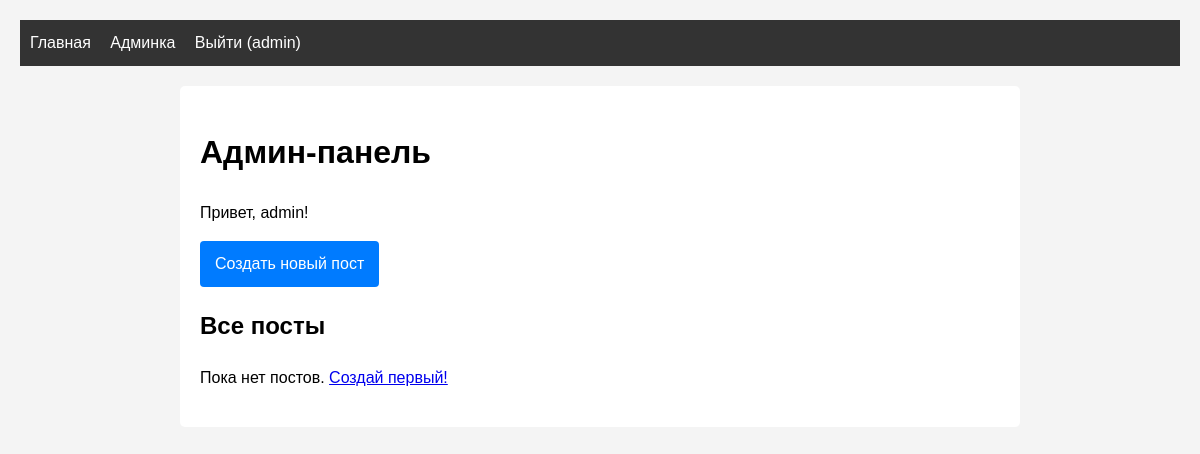
Page /admin (signed in) on the earlier database version.
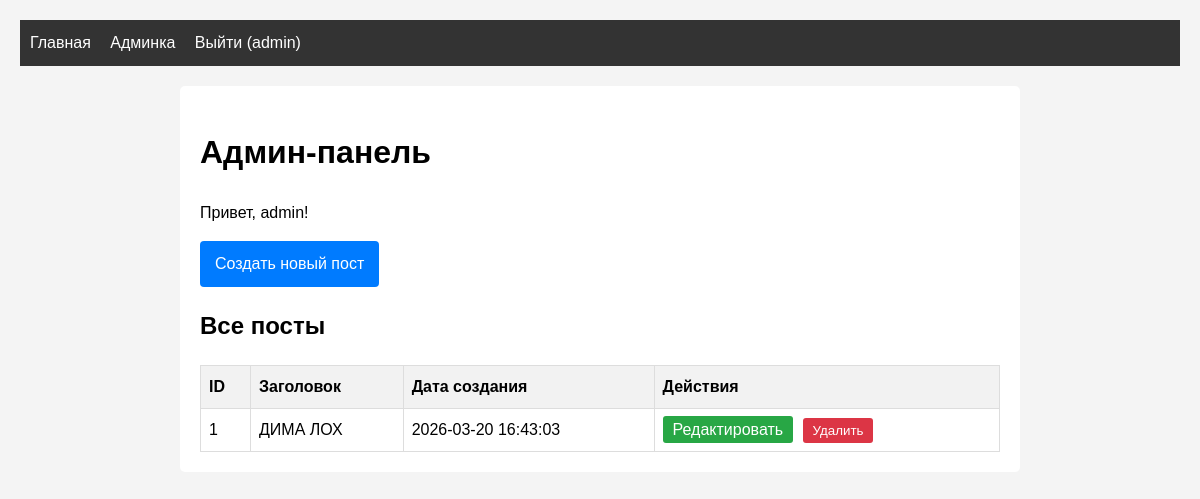
Same page on the later database version.
### tables this page shows
CREATE TABLE posts(
            id INTEGER PRIMARY KEY AUTOINCREMENT,
            title TEXT NOT NULL,
            content TEXT NOT NULL,
            created_at TIMESTAMP DEFAULT CURRENT_TIMESTAMP
        );

### app.py (the view)
@app.route('/admin')
@login_required
def admin():
    db_path = os.getenv('DATABASE_PATH', 'blog.db')
    conn = sqlite3.connect(db_path)
    cursor = conn.cursor()
    cursor.execute('SELECT id, title, created_at FROM posts ORDER BY created_at DESC')
    posts = cursor.fetchall()
    conn.close()
    return render_template('admin/dashboard.html', posts=posts)

### app.py (called while the page is built)
@login_manager.user_loader
def load_user(user_id):
    return User.get(user_id)

    @staticmethod
    def get(user_id):
        conn = sqlite3.connect(os.getenv('DATABASE_PATH', 'blog.db'))
        cursor = conn.cursor()
        cursor.execute('SELECT id, username, password_hash FROM users WHERE id = ?', (user_id,))
        user_data = cursor.fetchone()
        conn.close()
        if user_data:
            return User(user_data[0], user_data[1], user_data[2])
        return None

### templates/admin/dashboard.html (shortened to what this page needs)
{% extends "base.html" %}
{% block content %}
    <h1>Админ-панель</h1>
    <p>Привет, {{ current_user.username }}!</p>
    <div class="admin-actions">
        <a href="{{ url_for('new_post') }}" class="button">Создать новый пост</a>
    </div>
    <h2>Все посты</h2>
    {% if posts %}
        <table class="posts-table">
            <thead>
                <tr>
                    <th>ID</th>
                    <th>Заголовок</th>
                    <th>Дата создания</th>
                    <th>Действия</th>
                </tr>
            </thead>
            <tbody>
                {% for post in posts %}
                <tr>
                    <td>{{ post[0] }}</td>
                    <td>{{ post[1] }}</td>
                    <td>{{ post[2] }}</td>
                    <td>
                        <a href="{{ url_for('edit_post', post_id=post[0]) }}" class="edit-btn">Редактировать</a>
                        <form action="{{ url_for('delete_post', post_id=post[0]) }}" method="POST" style="display:inline;">
                            <button type="submit" class="delete-btn" onclick="return confirm('Удалить пост?')">Удалить</button>
                        </form>
                    </td>
                </tr>
                {% endfor %}
            </tbody>
        </table>
    {% else %}
        <p>Пока нет постов. <a href="{{ url_for('new_post') }}">Создай первый!</a></p>
    {% endif %}
{% endblock %}

Differences in the rows shown:
added posts: id "1", title "ДИМА ЛОХ", created_at "2026-03-20 16:43:03"
Other differences:
text no longer shown: "Пока нет постов. Создай первый!"
text now shown: "ID Заголовок Дата создания Действия"
